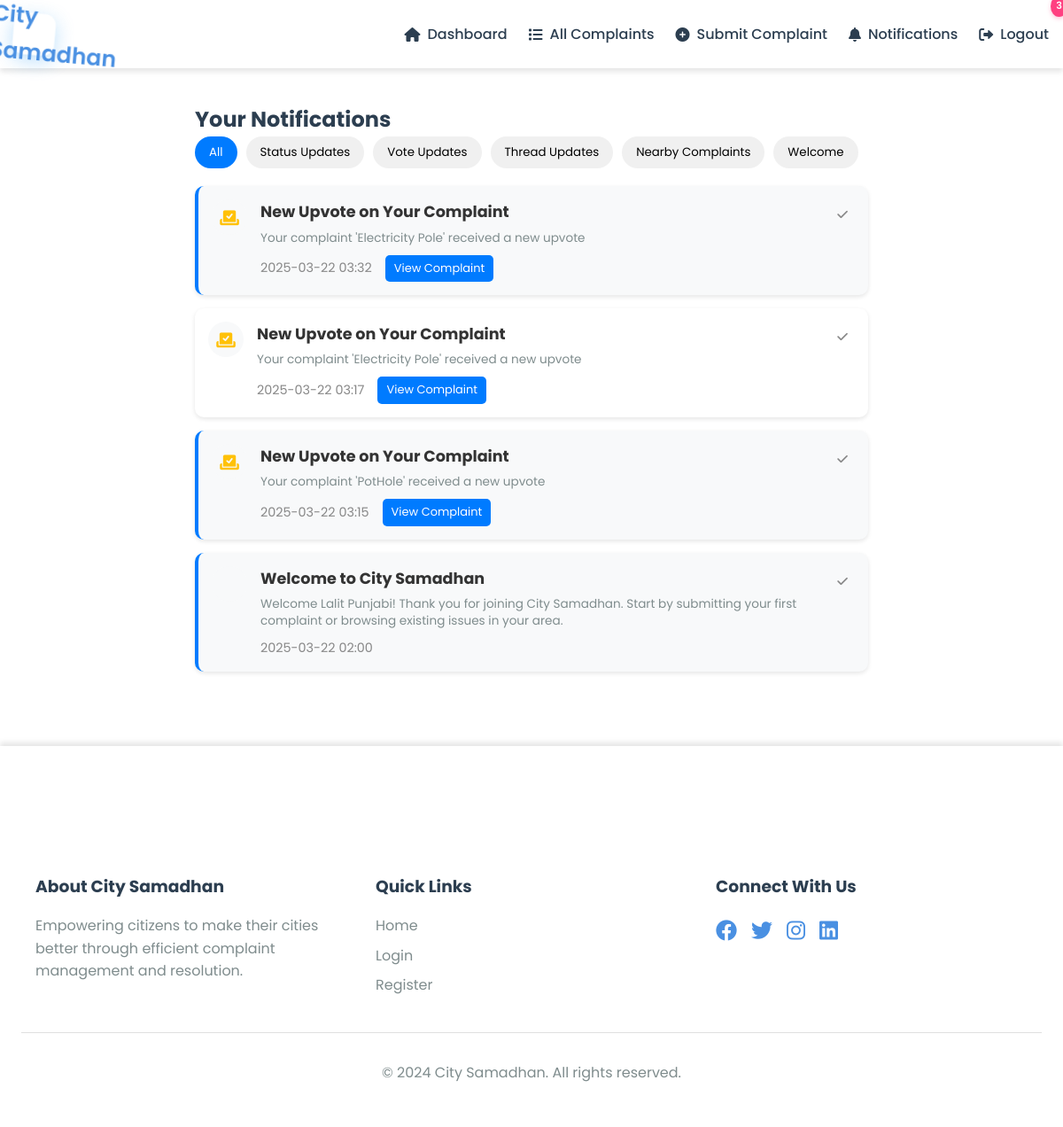
/notifications (signed in), run on the app's committed database.
### app.py (models this page shows)
class Notification(db.Model):
    id = db.Column(db.Integer, primary_key=True)
    user_id = db.Column(db.Integer, db.ForeignKey('user.id'), nullable=False)
    title = db.Column(db.String(100), nullable=False)
    message = db.Column(db.Text, nullable=False)
    type = db.Column(db.String(50), nullable=False)  # status_update, response, thread_update, etc.
    read = db.Column(db.Boolean, default=False)
    timestamp = db.Column(db.DateTime, default=datetime.utcnow)
    complaint_id = db.Column(db.Integer, db.ForeignKey('complaint.id'))

### app.py (the view)
@app.route('/notifications')
def notifications():
    if not session.get('logged_in'):
        return redirect(url_for('login'))
    notifications = Notification.query.filter_by(
        user_id=session['user_id']
    ).order_by(Notification.timestamp.desc()).all()
    return render_template('notifications.html', notifications=notifications)

### app.py (called while the page is built)
@app.context_processor
def inject_notifications():
    if session.get('logged_in'):
        user_id = session.get('user_id')
        unread_count = Notification.query.filter_by(user_id=user_id, read=False).count()
        recent_notifications = Notification.query.filter_by(user_id=user_id).order_by(Notification.timestamp.desc()).limit(5).all()
        return {
            'unread_notifications_count': unread_count,
            'recent_notifications': recent_notifications
        }
    return {
        'unread_notifications_count': 0,
        'recent_notifications': []
    }

### templates/notifications.html (shortened to what this page needs)
{% extends "base.html" %}
{% block content %}
<div class="notifications-container">
    <h2>Your Notifications</h2>
    <div class="notification-filters">
        <button class="filter-btn active" data-filter="all">All</button>
        <button class="filter-btn" data-filter="status_update">Status Updates</button>
        <button class="filter-btn" data-filter="vote_update">Vote Updates</button>
        <button class="filter-btn" data-filter="thread_update">Thread Updates</button>
        <button class="filter-btn" data-filter="nearby_complaint">Nearby Complaints</button>
        <button class="filter-btn" data-filter="welcome">Welcome</button>
    </div>
    <div class="notifications-list">
        {% if notifications %}
            {% for notification in notifications %}
                <div class="notification-card {{ 'unread' if not notification.read }} {{ notification.type }}" data-type="{{ notification.type }}">
                    <div class="notification-icon">
                        {% if notification.type == 'status_update' %}
                            <i class="fas fa-sync-alt"></i>
                        {% elif notification.type == 'vote_update' %}
                            <i class="fas fa-vote-yea"></i>
                        {% elif notification.type == 'thread_update' %}
                            <i class="fas fa-comments"></i>
                        {% elif notification.type == 'nearby_complaint' %}
                            <i class="fas fa-map-marker-alt"></i>
                        {% elif notification.type == 'welcome' %}
                            <i class="fas fa-hand-wave"></i>
                        {% else %}
                            <i class="fas fa-bell"></i>
                        {% endif %}
                    </div>
                    <div class="notification-content">
                        <h3>{{ notification.title }}</h3>
                        <p>{{ notification.message }}</p>
                        <div class="notification-meta">
                            <span class="timestamp" title="{{ notification.timestamp }}">
                            </span>
                            {% if notification.complaint_id %}
                                <a href="{{ url_for('view_complaint', complaint_id=notification.complaint_id) }}" class="view-complaint-btn">
                                    View Complaint
                                </a>
                            {% endif %}
                        </div>
                    </div>
                    <button class="mark-read-btn" onclick="markAsRead({{ notification.id }})" title="Mark as read">
                        <i class="fas fa-check"></i>
                    </button>
                </div>
            {% endfor %}
        {% else %}
            <div class="no-notifications">
                <i class="fas fa-bell-slash"></i>
                <p>No notifications yet!</p>
            </div>
        {% endif %}
    </div>
</div>
{% endblock %}

### static/style.css (style rules this page uses)
*, *::before, *::after { box-sizing: border-box; margin: 0; padding: 0; }
:root { --primary-color: #4A90E2; --primary-light: #6BA5E7; --primary-dark: #357ABD; --secondary-color: #F5F9FF; --text-color: #2C3E50; --text-light: #7F8C8D; --success-color: #2ECC71; --error-color: #E74C3C; --white: #FFFFFF; --shadow: 0 4px 6px rgba(0, 0, 0, 0.1); --transition: all 0.3s ease; }
body { font-family: 'Segoe UI', Tahoma, Geneva, Verdana, sans-serif; background-color: #f8f9fa; color: #333; line-height: 1.6; min-height: 100vh; }
.notifications-list { display: flex; flex-direction: column; gap: 1rem; }
.notification-icon { width: 40px; height: 40px; background: rgba(74, 144, 226, 0.1); border-radius: 50%; display: flex; align-items: center; justify-content: center; color: var(--primary-color); }
.notification-content { flex: 1; }
.notification-content p { color: var(--text-light); margin-bottom: 0.5rem; }
body { font-family: 'Segoe UI', Tahoma, Geneva, Verdana, sans-serif; background-color: #f8f9fa; color: #333; }

### templates/notifications.html (style rules this page uses)
.notifications-container { max-width: 800px; margin: 0 auto; padding: 20px; }
.notification-filters { display: flex; gap: 10px; margin-bottom: 20px; flex-wrap: wrap; }
.filter-btn { padding: 8px 16px; border: none; border-radius: 20px; background: #f0f0f0; cursor: pointer; transition: all 0.3s ease; }
.filter-btn.active { background: #007bff; color: white; }
.notifications-list { display: flex; flex-direction: column; gap: 15px; }
.notification-card { display: flex; align-items: flex-start; padding: 15px; background: white; border-radius: 10px; box-shadow: 0 2px 5px rgba(0,0,0,0.1); transition: all 0.3s ease; }
.notification-card.unread { background: #f8f9fa; border-left: 4px solid #007bff; }
.notification-icon { padding: 10px; background: #f8f9fa; border-radius: 50%; margin-right: 15px; }
.notification-content { flex: 1; }
.notification-content h3 { margin: 0 0 5px 0; font-size: 1.1em; color: #333; }
.notification-content p { margin: 0; color: #666; line-height: 1.4; }
.notification-meta { display: flex; align-items: center; gap: 15px; margin-top: 10px; font-size: 0.9em; color: #888; }
.view-complaint-btn { padding: 5px 10px; background: #007bff; color: white; text-decoration: none; border-radius: 5px; font-size: 0.9em; transition: background 0.3s ease; }
.mark-read-btn { padding: 8px; background: none; border: none; cursor: pointer; color: #888; transition: color 0.3s ease; }
.notification-card.vote_update .notification-icon { color: #ffc107; }
.notification-card.welcome .notification-icon { color: #6f42c1; }

### templates/base.html (style rules this page uses)
* { margin: 0; padding: 0; box-sizing: border-box; font-family: 'Poppins', sans-serif; }
body { background-color: var(--bg-color); color: var(--text-color); transition: background-color 0.3s ease, color 0.3s ease; line-height: 1.6; }
.notifications-container { position: relative; }
.notification-icon { margin-right: 15px; color: var(--primary-color); font-size: 1.2em; }
.notification-content { flex: 1; }
.notification-content p { margin: 0 0 5px 0; font-size: 0.85em; color: var(--text-light); }

### data on the page
Notification: type "vote_update" (drawn), title "New Upvote on Your Complaint", message "Your complaint 'Electricity Pole' received a new upvote"
Notification: type "vote_update" (drawn), title "New Upvote on Your Complaint", message "Your complaint 'Electricity Pole' received a new upvote"
Notification: type "vote_update" (drawn), title "New Upvote on Your Complaint", message "Your complaint 'PotHole' received a new upvote"
Notification: title "Welcome to City Samadhan", message "Welcome Lalit Punjabi! Thank you for joining City Samadhan. Start by submitting your first complaint or browsing existing issues in your area."

### other printed values
{{ unread_notifications_count }} "3"
